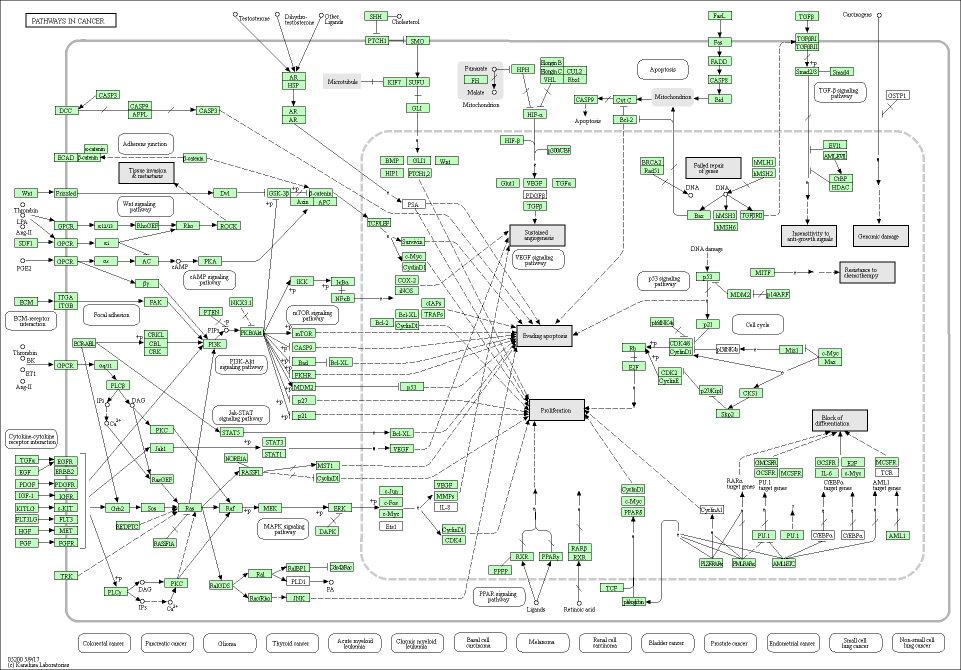
#> input picture first/source/cge05200.png, 1922 x 1340 px, found by its file name (shown at 1/2 size); its folder holds only this picture in this run
$ python S00Pre.py source/cge05200.png   (older library calls are emulated)
#> lines starting #> are read from the running program, lines starting #| are printed output that depends on the picture; after the words box and inside, x2 and y2 are one past the last pixel; in counts of white or black regions, pixels touching at a corner belong together
#> in main, img is the input picture: shape (1340, 1922, 3); mean B, G, R 238.3, 241.6, 238.3
# coding=utf-8
from numpy import *
import cv2
import numpy as np
import sys
from RemoveRect import RemoveRect


def write(image):

    cv2.imwrite('./output_img/clean_img.png',image)

def pre_process(image):
    black = cv2.inRange(image, np.array([0, 0, 0]), np.array([0, 0, 0]))
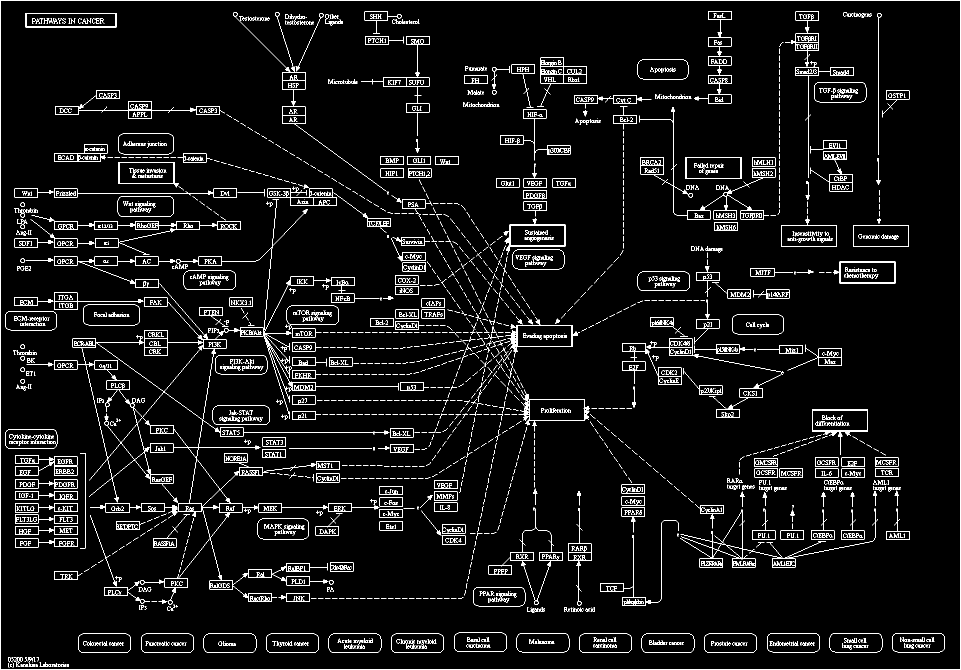
#> black: shape (1340, 1922) (shown at 1/2 size); 4.6% white in thin lines or dots
    red = cv2.inRange(image, np.array([0, 0, 255]), np.array([0, 0, 255]))
#> red: shape (1340, 1922); every value is 0
    black_and_red = cv2.bitwise_or(black, red)
    H, W = black_and_red.shape
#> H = 1340; W = 1922
    # clean up boarder areas.
    for i in range(W):
        black_and_red[0][i] = 0
        black_and_red[H - 1][i] = 0
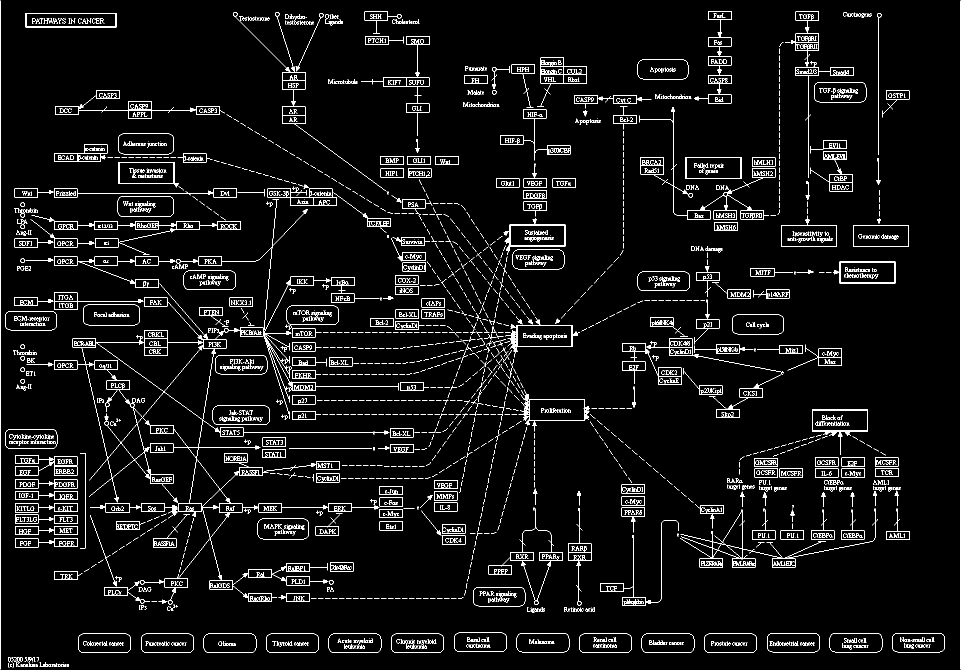
#> black_and_red: shape (1340, 1922) (shown at 1/2 size); 4.5% white in thin lines or dots
    for i in range(H):
        black_and_red[i][0] = 0
        black_and_red[i][W - 1] = 0
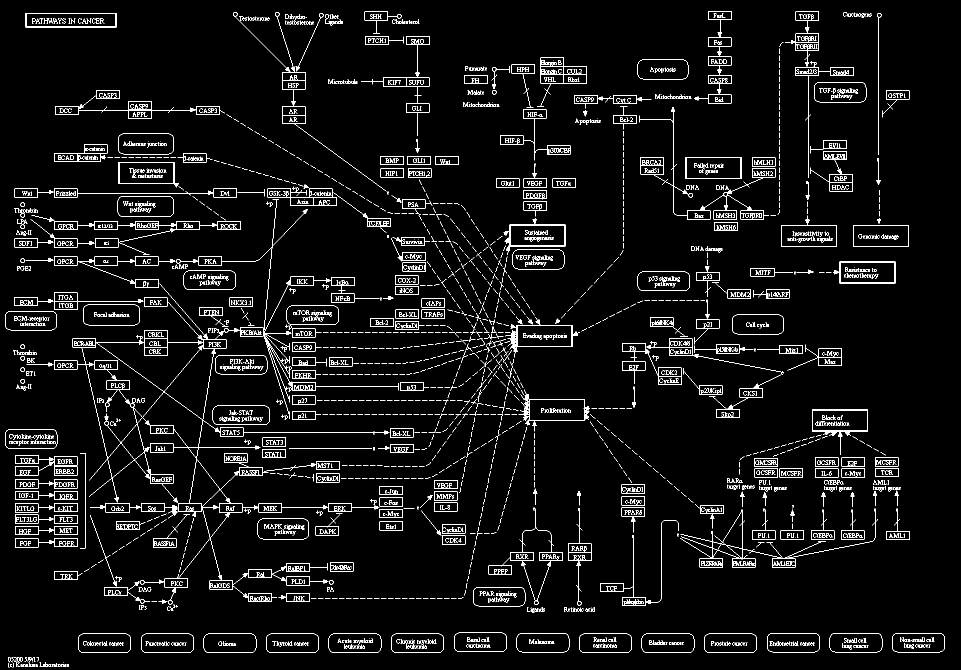
#> black_and_red: shape (1340, 1922) (shown at 1/2 size); 4.4% white in thin lines or dots
    cv2.rectangle(black_and_red, (0, H - 30), (140, H), color=0, thickness=-1)
#> black_and_red: shape (1340, 1922); 4.4% white in thin lines or dots
    return black_and_red


def del_rectangles(image, rects):
    """Delete a rectangle from image."""
    for r in rects:
        cv2.rectangle(image,
                      (r.x, r.y),
                      (r.x + r.w - 1, r.y + r.h - 1),
                      color=0,
                      thickness=-1)

def load_letter_pixels(path):
    all_letters = {}
    letter = None
    with open(path) as f:
        for l in f:
            if l.startswith('#'):
                continue
            if l.startswith('>'):
                if letter:
                    letter.width = max(len(r) for r in letter.pixels)
                    letter.height = len(letter.pixels)
                letter_name = l[1:].split('#')[0].strip()
                if letter_name == 'EOF':
                    break
                letter = Letter(letter_name, [])
                all_letters.update({letter_name: letter})
                continue
            if l.strip('\n'):
                letter.pixels.append(l.strip('\n'))
    return all_letters


class Letter():
    def __init__(self, name, pixels):
        self.pixels = pixels
        self.name = name
        self.found_at = []
        self.width = None
        self.height = None

    def delete_letter(self, image):
        for x, y in self.found_at:
            if self.confirm_delete(x, y):
                for r in range(len(self.pixels)):
                    for c, p in enumerate(self.pixels[r]):
                        if p == 'o':
                            image[y + r, x + c] = 0

    def confirm_delete(self, x, y):
        global ARROW_HEADS, ARROW_H, ARROW_W
        # for ax, ay in ARROW_HEADS:
        #     if abs(x - ax) <= (self.width + ARROW_W) / 2 and abs(y-ay) <= (self.height+ARROW_H):
        #         return False
        # TODO:
        return True


class Rect():
    def __init__(self, x, y, w, h):
        self.x = x
        self.y = y
        self.w = w
        self.h = h

def read_found_nodes(path, letters):
    rects = []
    with open(path) as f:
        for l in f:
            if not l.strip():
                continue
            if l.startswith('rect'):
                sp = l.split()
                rects.append(Rect(*map(int, sp[1].split(',') + sp[2:4])))
            elif l.startswith('char'):
                sp = l.split()
                name = sp[1]
                for t in sp[2:]:
                    coord = tuple(map(int, t.split(',')))
                    letters[name].found_at.append(coord)

    return rects


ARROW_HEADS = []
ARROW_H = None
ARROW_W = None

# preserve rectangle contours
def contours(clean_img):
    _, contours, h = cv2.findContours(clean_img.copy(), cv2.RETR_CCOMP, cv2.CHAIN_APPROX_NONE)
    rect_lists=[]
    for cnt in contours:
        approx = cv2.approxPolyDP(cnt, 0.01 * cv2.arcLength(cnt, True), True)
        if len(approx) == 4:
            if abs(cv2.contourArea(approx, True)) > 20.0:
                M = cv2.moments(cnt)
                cX = ((M["m10"] / M["m00"]))
                cY = int((M["m01"] / M["m00"]))
                (x, y, w, h) = cv2.boundingRect(approx)
                if abs(cX - (2 * x + w) / 2) < 0.8 or abs(cY - (2 * y + h) / 2) < 0.8 or abs(
                        cv2.contourArea(approx, True)) == 4321.0:

                    rect_lists.append(cnt)
    return rect_lists


def findSolidArrows(clean_img, shut_up=True):
#> called with shut_up = True
    cv2.imwrite('clean.png', clean_img)
    ## 2017.7.2 +++ Try erode first and dilate back +++++++++++
    solid_arrow_img = cv2.erode(clean_img, None, iterations=1)
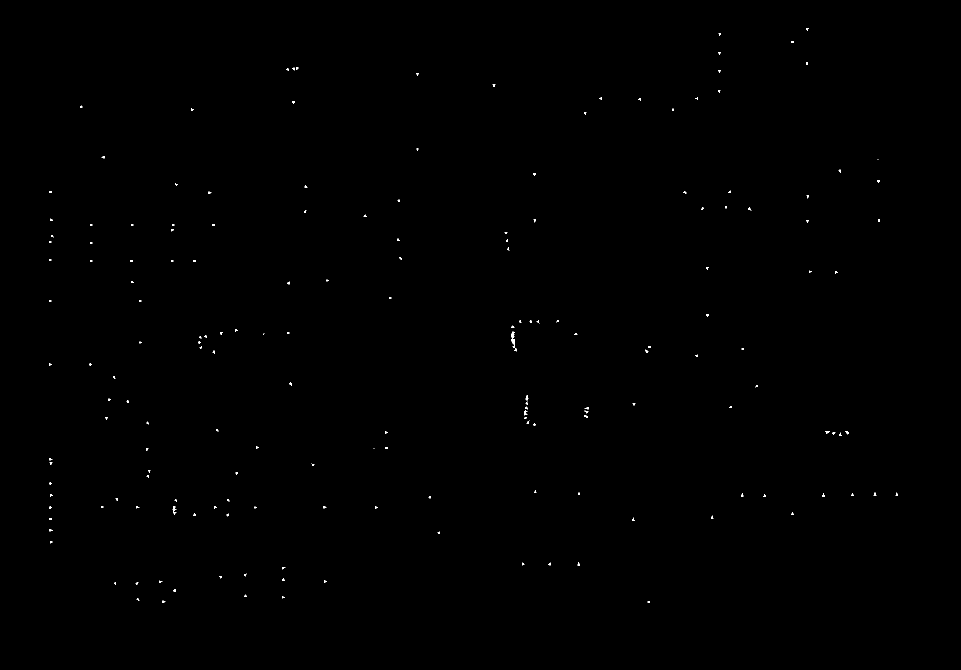
#> solid_arrow_img: shape (1340, 1922) (shown at 1/2 size); 0.12% white in thin lines or dots, all inside (x1, y1, x2, y2) = (98, 56, 1796, 1206)
    cv2.imwrite('erode.png', solid_arrow_img)
    tmp_img, contours, hierarchy = cv2.findContours(solid_arrow_img, cv2.RETR_TREE, cv2.CHAIN_APPROX_NONE)
#> contours = 180 contours, 175 with area under 20; largest, box (x1, y1, x2, y2) and area: (1022, 663, 1030, 696) 92, (345, 1012, 353, 1029) 37, (1051, 790, 1057, 801) 24, (1651, 862, 1660, 868) 22, (1049, 821, 1055, 831) 21

    cv2.imwrite('arrow_contour.png', tmp_img)
    # delete bad contour
    for contour in contours:
        [x, y, w, h] = cv2.boundingRect(contour)
        if w > 20 and h > 20:
            pass
        elif w <= 3 or h <= 3:
            # Must not be a arrow head
            cv2.drawContours(solid_arrow_img, contour, -1, (0, 0, 0), 1)
        else:
            pass
#> this loop made 180 passes
#> (x, y, w, h) on passes 1 to 3: (1295, 1202, 5, 4), (325, 1201, 6, 5), (273, 1196, 6, 5)

    solid_arrow_img = cv2.dilate(solid_arrow_img, None, iterations=2)
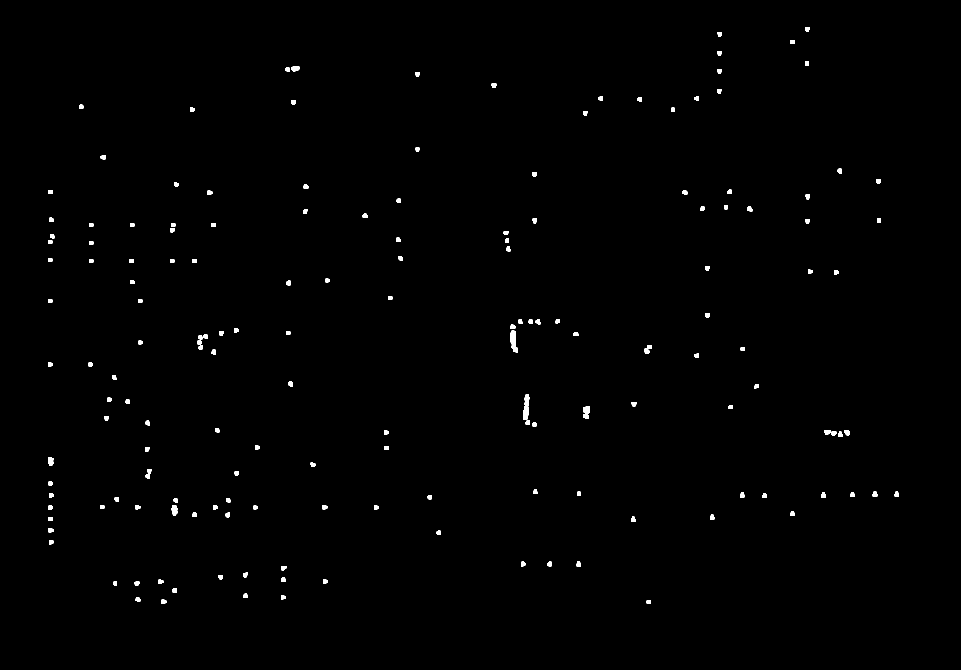
#> solid_arrow_img: shape (1340, 1922) (shown at 1/2 size); 0.52% white; 163 white regions, largest, box (x1, y1, x2, y2) and area: (1047, 788, 1060, 850) 530, (1020, 661, 1036, 705) 430, (1167, 812, 1179, 838) 264
    cv2.imwrite('arrow.png', solid_arrow_img)
    clean_img = cv2.subtract(clean_img, solid_arrow_img)
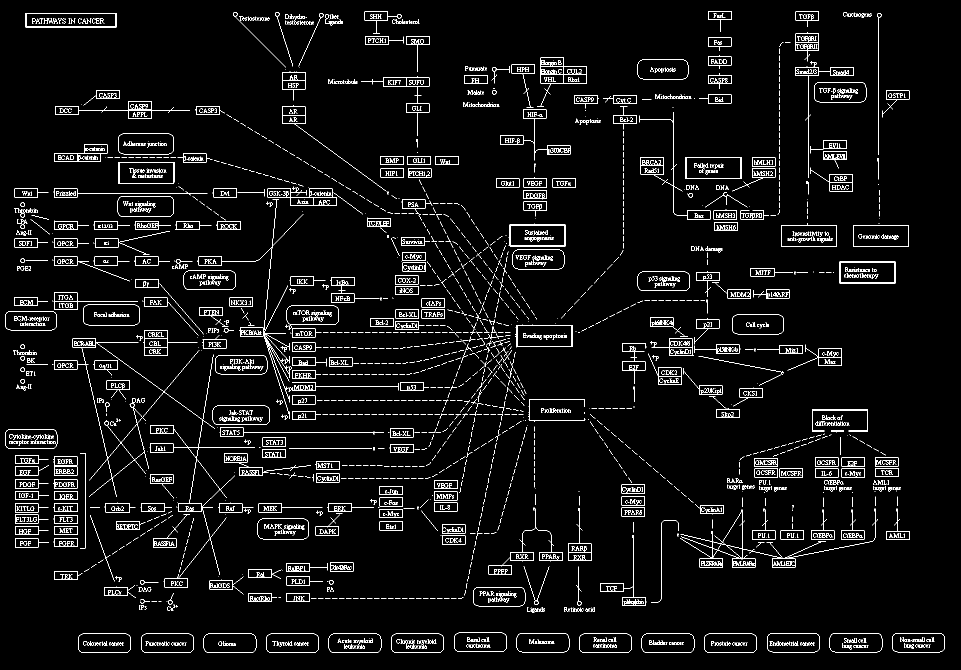
#> clean_img: shape (1340, 1922) (shown at 1/2 size); 4% white in thin lines or dots
    cv2.imwrite('clean_noarrow.png', clean_img)

    return clean_img

def main(pic_name):
    # ========= Read & pre-process image ==========
    png_name = pic_name+''
    img = cv2.imread('./source/' + png_name)
    # Extract black and red, clear border, remove lower-left info box
    clean_img = pre_process(img)
    clean_img = findSolidArrows(clean_img)

    rect_lists=contours(clean_img)
#> in contours, `_, contours, h = cv2.findContours(clean_img.copy(), cv2.RETR_CCOMP, cv..`: contours = 4101 contours, 3238 with area under 20; largest, box (x1, y1, x2, y2) and area: (108, 677, 510, 1176) 29577, (163, 685, 328, 917) 17656, (51, 26, 233, 55) 5068, (1032, 650, 1145, 695) 4776, (1678, 523, 1791, 567) 4774
#> the loop in contours, `for cnt in contours:` made 4101 passes
#> (cX, cY, x, y, w) on passes 368, 369, 371, 437, 457, 468, 486, 487, 547, 555, 559, 560: (596, 1194, 573, 1186, 47), (596, 1194, 573, 1186, 47), (520, 1194, 497, 1186, 47), (596, 1161, 573, 1153, 47), (132, 1150, 109, 1142, 47), (520, 1146, 497, 1138, 47), (596, 1134, 573, 1126, 47), (683, 1133, 660, 1125, 47), (53, 1085, 30, 1077, 47), (132, 1084, 109, 1076, 47), (907, 1079, 884, 1071, 47), (907, 1079, 884, 1071, 47)
#> approx on passes 16, 27, 51, 58, 59: [[1698, 1295], [1699, 1294], [1700, 1295], [1699, 1296]], [[1822, 1294], [1823, 1293], [1824, 1294], [1823, 1295]], [[723, 1288]], [[1206, 1286]], [[953, 1286]]
#> after the loop in contours, `for cnt in contours:`: rect_lists = 258 contours; largest, box (x1, y1, x2, y2) and area: (51, 26, 233, 55) 5068, (1032, 650, 1145, 695) 4776, (1678, 523, 1791, 567) 4774, (1706, 450, 1818, 494) 4773, (1562, 450, 1674, 494) 4773

    letters = load_letter_pixels('./letters_by_pixel.txt')
#> (reads first/letters_by_pixel.txt from the repository)
    # ========= Load nodes and letters detected by C++ ==
    rects_found = read_found_nodes('./node_info/' + png_name + '.nodes.txt', letters)

    del_rectangles(clean_img, rects_found)
    global ARROW_HEADS, ARROW_H, ARROW_W
    arrow = letters['arrowhead']
    ARROW_HEADS = arrow.found_at
    ARROW_H = arrow.height
    ARROW_W = arrow.width

    """Below part tries to delete letters from the image.
        There are some problem with the arrow.
    """
    for le in letters.values():
        if le.name != 'arrowhead':
            le.delete_letter(clean_img)

    write(cv2.bitwise_not(clean_img))
    fp=RemoveRect()
    fp.clean('./output_img/clean_img.png',rect_lists)


#> (the run stopped early here; a loop or call above may not have finished)
